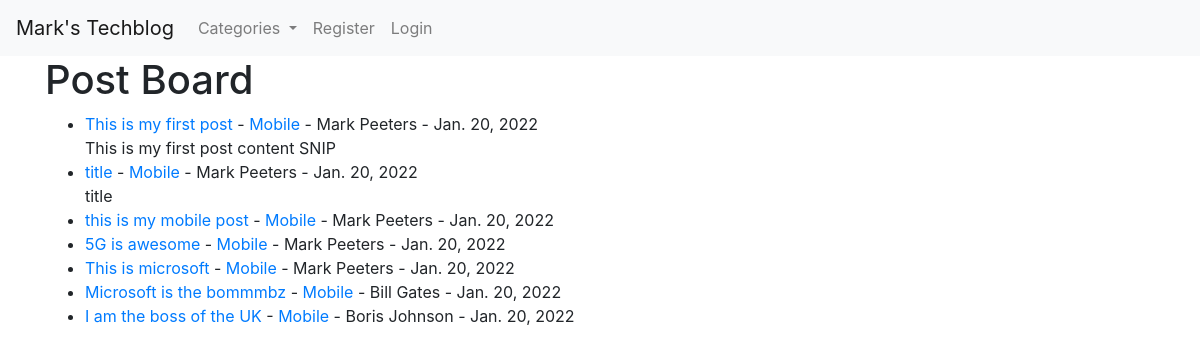
The app's page /, older data.
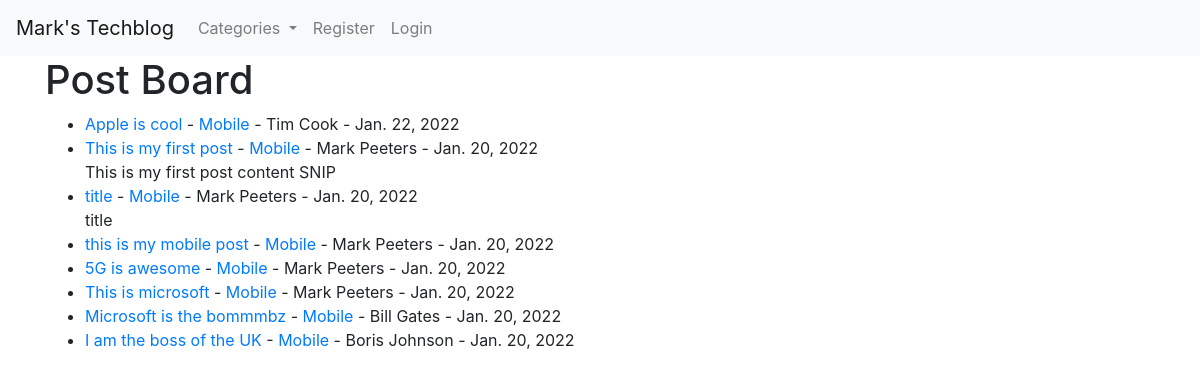
The same page, newer data.
### blog/models.py (models this page shows, shortened)
class Post(models.Model):
    title = models.CharField(max_length=50)
    head_img = models.ImageField(null=True, blank=True, upload_to="images/")
    title_tag = models.CharField(max_length=150)
    author = models.ForeignKey(User, on_delete=models.CASCADE)
    content = RichTextField(blank=True, null=True)
    publication_date = models.DateField(auto_now_add=True)
    category = models.CharField(max_length=150)
    snip = models.CharField(max_length=150)
    likes = models.ManyToManyField(User, related_name='blog_post')

### blog/views.py (the view)
# urls.py: path('', HomePage.as_view(), name="home"),
class HomePage(ListView):
    model = Post
    template_name = 'home.html'
    cats = Category.objects.all()
    ordering = ['-publication_date']
    def get_context_data(self, *args, **kwargs):
        cat_menu = Category.objects.all()
        context = super(HomePage, self).get_context_data(*args, **kwargs)
        context["cat_menu"] = cat_menu
        return context

### blog/models.py (called while the page is built)
    def __str__(self):
        return self.name

### blog/templates/home.html (shortened to what this page needs)
{% extends 'base.html' %}
{% block content %}
<h1>Post Board</h1>
<ul>
{% for post in object_list %}
    <li><a href="{% url 'article-detail' post.pk %}">{{ post.title }}</a>
        - <a href="{% url 'category' post.category|slugify %}"> {{ post.category }}</a>
        - {{ post.author.first_name }}
        {{ post.author.last_name }} - {{ post.publication_date }}
        </small><br/>
        {{ post.snip }}
       </li>
{% endfor %}
</ul>
{% endblock %}

Row changes from the older to the newer data that the page shows:
added Post: title "Apple is cool", category "Mobile", author.first_name "Tim", author.last_name "Cook", publication_date "Jan. 22, 2022"
